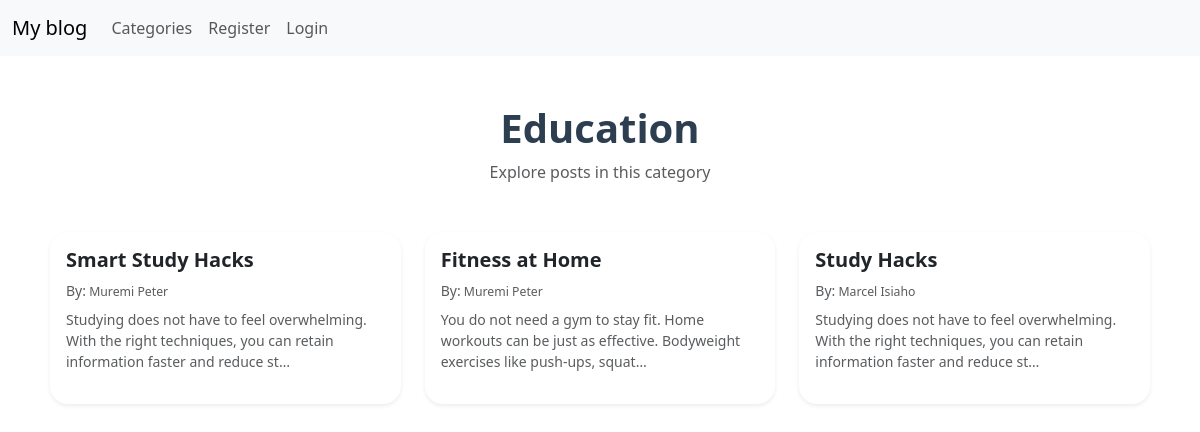
Screenshot of /category/Education/ with the database file from the repository.
### blog/models.py (models this page shows, shortened)
class Post(models.Model):
    title = models.CharField(max_length=30)
    header_image = models.ImageField(null=True, blank=True, upload_to="images/")
    title_tag = models.CharField(max_length=30)
    author = models.ForeignKey(User, on_delete=models.CASCADE)
    body = RichTextField(blank=True, null=True)
    post_date = models.DateField(auto_now_add=True)
    category = models.CharField(max_length=20)
    snippet = models.CharField(max_length=48)
    likes = models.ManyToManyField(User, related_name='blog_posts')
    updated_at = models.DateTimeField(auto_now=True)  # <-- tracks last update

### blog/views.py (the view)
# urls.py: path('category/<str:categoryblog>/', CategoryView, name='category'),
def CategoryView(request, categoryblog):
    category_posts = Post.objects.filter(category=categoryblog.replace("-", " "))
    return render(
        request,
        "categories.html",
        {
            "categoryblog": categoryblog.title().replace("-", " "),
            "category_posts": category_posts,
        },
    )

### blog/templates/categories.html (shortened to what this page needs)
{% extends 'base.html' %}
{% block content %}
<div class="container mt-5">
    <div class="mx-auto" style="max-width: 1100px;">
            {% if category_posts %}
                <div class="text-center mb-5">
                    <h1 style="font-weight:700; color:#2c3e50;">
                         {{ categoryblog }}
                    </h1>
                    <p class="text-muted">Explore posts in this category</p>
                </div>
                <div class="row g-4">
                    {% for post in category_posts %}
                    <div class="col-md-6 col-lg-4">
                        <div class="card h-100 border-0 shadow-sm" style="border-radius:18px; transition: all 0.3s ease;">
                            <div class="card-body d-flex flex-column">
                                <h5 class="mb-2" style="font-weight:600;">
                                    <a href="{% url 'article_detail' post.pk %}" class="text-dark text-decoration-none"
                                        style="transition:0.2s;">
                                        {{ post.title }}
                                    </a>
                                </h5>
                                <p class="text-muted mb-2" style="font-size:14px;">
                                    By:<small> {{ post.author.first_name }} {{ post.author.last_name }} </small>
                                </p>
                                <p class="text-muted flex-grow-1" style="font-size:14px;">
                                    {{ post.body|striptags|truncatechars:120 }}
                                </p>
                            </div>
                        </div>
                    </div>
                    {% endfor %}
                </div>
            {% endif %}
    </div>
</div>
{% endblock %}

### rows the page displays
Post: title "Smart Study Hacks", author.first_name "Muremi", author.last_name "Peter", body "Studying does not have to feel overwhelming. With the right techniques, you can retain information faster and reduce st…"
Post: title "Fitness at Home", author.first_name "Muremi", author.last_name "Peter", body "You do not need a gym to stay fit. Home workouts can be just as effective. Bodyweight exercises like push-ups, squat…"
Post: title "Study Hacks", author.first_name "Marcel", author.last_name "Isiaho", body "Studying does not have to feel overwhelming. With the right techniques, you can retain information faster and reduce st…"

### other values shown
{{ categoryblog }} "Education"
